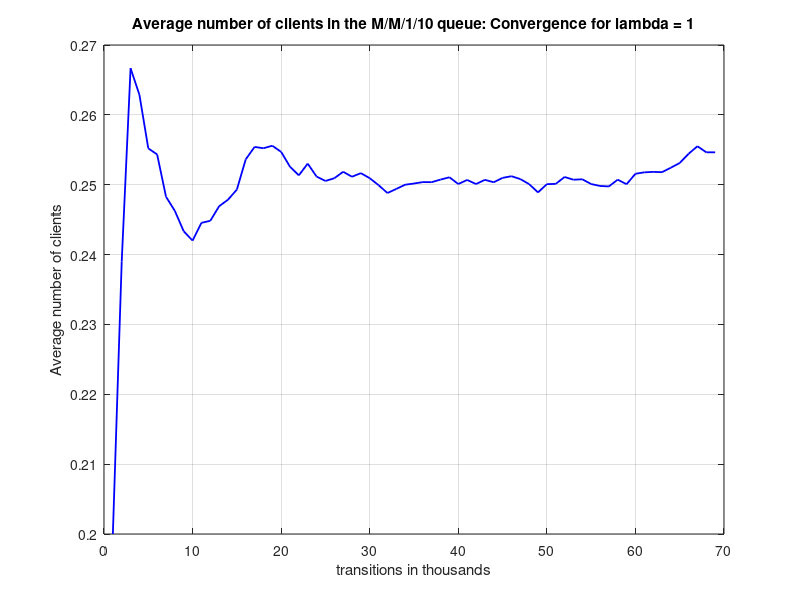
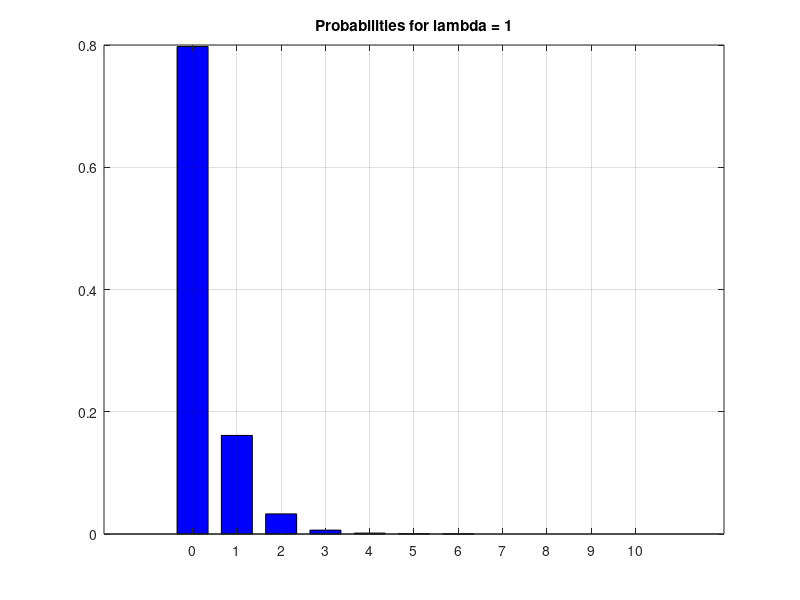
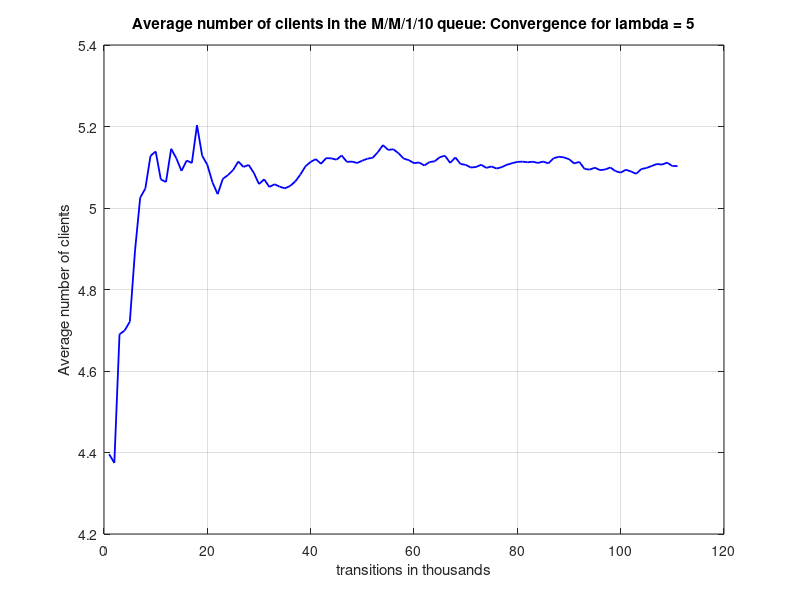
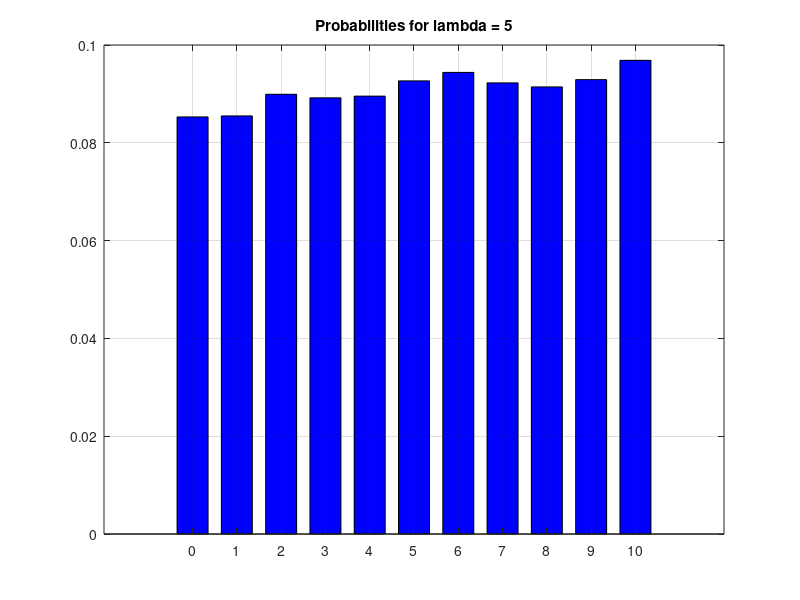

These figures' MATLAB source, in order:
#Simulation of a System M/M/1/10 

clc;
clear all;
close all;

lambda = [1, 5, 10]; 
mu = 5;
%the threshold used to calculate probabilities 
for i=1:3
  threshold(i) = lambda(i)/(lambda(i) + mu);
endfor

%holds the transitions of the simulation in transitions steps 
transitions = 0;
arrivals = zeros(1,11); 
conv_check = false; 


#Debugging Code (for lambda = 1)

%{
rand("seed",1);
transitions = 0;
current_state = 1;  % holds the current state of the system
arrivals = zeros(1,11); 

while transitions < 30
  random = rand (1);
  transitions = transitions + 1;
  printf("Current state = %d\n", current_state - 1);
  %periptosi na exoume arrival se mia katastasi ektos tis katastasis me 10 pelates 
    if current_state == 1 || (random < threshold(i) && current_state < 11)
      arrivals(current_state) = arrivals(current_state) + 1;
      printf("Arrival\n");
      printf("Total Arrivals in this state are %d\n\n", arrivals(current_state));
      current_state = current_state + 1;
    %periptosi na exoume arrival stin katastasi me 10 pelates
    elseif (random < threshold(i))
      arrivals(current_state) = arrivals(current_state) + 1;
      printf("Arrival\n");
      printf("Total Arrivals in this state are: %d\n\n", arrivals(current_state));
    %periptosi na exoume departure
    else
        printf("Departure\n");
        printf("Total Arrivals in this state are: %d\n\n", arrivals(current_state));
        current_state = current_state - 1;
    end
end
%}



#Simulation for different lambdas

rand("seed",1);

for i=1:3  %gia ola ta lambda
  
  total_arrivals = 0; 
  current_state = 1;  
  previous_mean_clients = 0;
  index = 0;
  transitions = 0; 
  arrivals = zeros(1,11); 
  conv_check = false;
  result = []; 
  
  while (transitions <= 1000000 && ~conv_check)
    random = rand (1);
    % generating a random number between 0 and 1
    transitions = transitions + 1;
    %periptosi na exoume arrival se mia katastasi ektos tis katastasis me 10 pelates
    if current_state == 1 || (random < threshold(i) && current_state < 11)
      total_arrivals = total_arrivals + 1;
      arrivals(current_state) = arrivals(current_state) + 1;
      current_state = current_state + 1;
    %periptosi na exoume arrival stin katastasi me 10 pelates
    elseif (random < threshold(i))
      total_arrivals = total_arrivals + 1;
      arrivals(current_state) = arrivals(current_state) + 1;
    %periptosi na exoume departure
    else
        current_state = current_state - 1;
    end
    
    %check for convergence every 1000 transitions
    if mod(transitions, 1000) == 0 
      index = index + 1;
     
      %Ergodic Probabilites
      for j = 1:11
        P(j) = arrivals(j)/total_arrivals; 
      end
      
      %P(blocking)
      P_blocking = P(11);
      
      
      %Mean Clients   
      mean_clients = 0;
      for j = 1:11
        mean_clients = mean_clients + (j-1)*P(j);
      end
      result(index) = mean_clients; 
      
      %Average waiting time
      Average_waiting_time = mean_clients/(lambda(i)*(1 - P_blocking));
      
    
      if abs(mean_clients - previous_mean_clients) < 0.00001 
        conv_check = true;
      end
      previous_mean_clients = mean_clients;
      if conv_check || transitions > 1000000
        printf("P(blocking) for lambda = %d is %d\n",lambda(i), P_blocking);
        printf("Average waiting time for lambda = %d is %d\n\n",lambda(i), Average_waiting_time);
      end
    end
  endwhile
  
  first_figure = 2*i - 1;
  second_figure = 2*i;
  for j=1:2
    str1 = sprintf("Average number of clients in the M/M/1/10 queue: Convergence for lambda = %d",lambda(i));
    str2 = sprintf("Probabilities for lambda = %d", lambda(i));
    figure(first_figure);
    plot(result,"b","linewidth",1.3);
    title(str1);
    grid on;
    xlabel("transitions in thousands");
    ylabel("Average number of clients");

    figure(second_figure);
    bar(0:1:10, P,'b',0.7);
    grid on;
    title(str2);
  end
end 